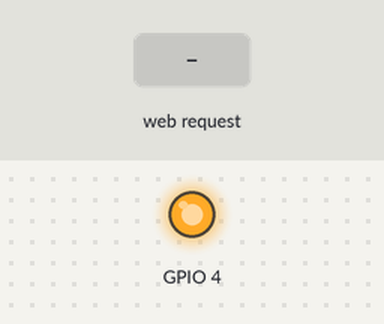
The sketch below on a simulated ESP32. On the bench: output pins drawn as LEDs (lit = HIGH). The test bench sets the inputs (shaded band). WiFi joins after 1.5 s; servers stay silent unless stated; the camera gives no picture; what the sketch prints to the serial monitor is not drawn.

Above: at 0.0 s.
At 3.0 s:
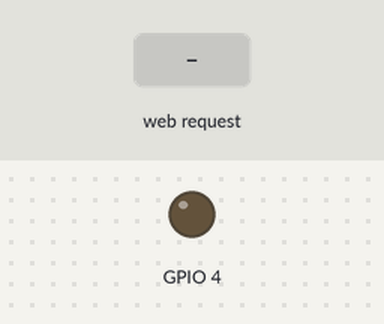
3.1 s: HTTP request GET /capture.jpg received
At 3.5 s:
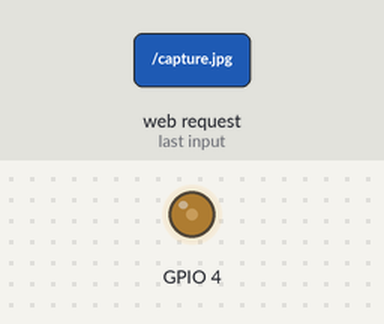
Timing chart, 0 to 6.1 s (numbered marks = the images above; inputs shaded):
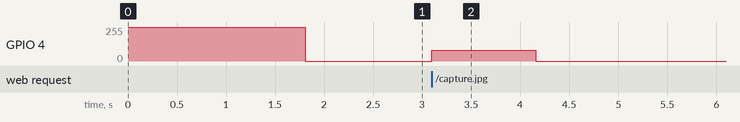

The sketch:

Camera.ino
```cpp
#include "esp_camera.h"
#include <WiFi.h>
#include <WebServer.h>
#include "soc/soc.h"
#include "soc/rtc_cntl_reg.h"

#define PWDN_GPIO_NUM     32
#define RESET_GPIO_NUM    -1
#define XCLK_GPIO_NUM      0
#define SIOD_GPIO_NUM     26
#define SIOC_GPIO_NUM     27

#define Y9_GPIO_NUM       35
#define Y8_GPIO_NUM       34
#define Y7_GPIO_NUM       39
#define Y6_GPIO_NUM       36
#define Y5_GPIO_NUM       21
#define Y4_GPIO_NUM       19
#define Y3_GPIO_NUM       18
#define Y2_GPIO_NUM        5
#define VSYNC_GPIO_NUM    25
#define HREF_GPIO_NUM     23
#define PCLK_GPIO_NUM     22

// WiFi
const char* ssid = "*";
const char* password = "*";

WebServer server(80);

// shooting camera
void handle_jpg() {
  analogWrite(4, 80);
  delay(500);

  camera_fb_t * fb = NULL;

  // shooting!
  fb = esp_camera_fb_get();
  if (!fb) {
    Serial.println("Camera capture failed");
    server.send(500, "text/plain", "Failed to capture image");
    return;
  }

  server.sendHeader("Content-Type", "image/jpeg");
  server.sendHeader("Content-Disposition", "inline; filename=capture.jpg");

  // send image
  server.setContentLength(fb->len);
  server.send(200, "image/jpeg", ""); // 헤더 먼저 전송
  server.client().write(fb->buf, fb->len); // 이미지 버퍼 데이터 직접 전송

  // return camera frame buffer
  esp_camera_fb_return(fb);
  delay(500);
  analogWrite(4, 0);
}

// root page handler
void handle_root() {
  sensor_t * s = esp_camera_sensor_get();
  if (!s) {
    server.send(500, "text/plain", "Failed to get sensor.");
    return;
  }

  // read camera setting
  const char* resolution;
  switch (s->status.framesize) {
    case FRAMESIZE_UXGA:   resolution = "UXGA (1600x1200)"; break;
    case FRAMESIZE_XGA:    resolution = "XGA (1024x768)"; break;
    case FRAMESIZE_SVGA:   resolution = "SVGA (800x600)"; break;
    case FRAMESIZE_VGA:    resolution = "VGA (640x480)"; break;
    case FRAMESIZE_HVGA:   resolution = "HVGA (480x320)"; break;
    case FRAMESIZE_QVGA:   resolution = "QVGA (320x240)"; break;
    default:               resolution = "Unknown";
  }
  String html = R"rawliteral(
<!DOCTYPE html><html><head><title>ESP32-CAM TEST</title>
<meta name="viewport" content="width=device-width, initial-scale=1.0">
<style>
body { font-family: sans-serif; text-align: center; margin: 0; padding: 20px; background-color: #f4f4f4; }
#photo-container { max-width: 800px; margin: 0 auto; border: 1px solid #ddd; border-radius: 8px; overflow: hidden; }
img { display: block; width: 100%; height: auto; } .info { padding: 15px; background-color: #fff; }
button { margin-top: 20px; padding: 12px 25px; font-size: 16px; cursor: pointer; border: none; border-radius: 5px; background-color: #007bff; color: white; }
</style></head><body><h1>ESP32-CAM TEST</h1>
<div id="photo-container">
<img id="photo" src="/capture.jpg" alt="ESP32-CAM Capture">
<div class="info">)rawliteral";

  html += "<p><b>Resolution:</b> " + String(resolution) + "</p>";
  html += "<p><b>XCLK Frequency:</b> " + String((s->xclk_freq_hz)/1000000) + " MHz</p>";
  html += "<p><b>JPEG Quality:</b> " + String(s->status.quality) + "</p><br>";
  html += "<p><b>CPU Frequency:</b> " + String(getCpuFrequencyMhz()) + " MHz</p>";

  html += R"rawliteral(</div></div>
<a id="download-link" href="/capture.jpg" download="esp32-capture.jpg"><button>Store JPEG</button></a>
<script>
document.getElementById('photo').src = '/capture.jpg?' + new Date().getTime();
document.getElementById('download-link').href = document.getElementById('photo').src;
</script></body></html>)rawliteral";

  server.send(200, "text/html", html);
}

void setup() {
  WRITE_PERI_REG(RTC_CNTL_BROWN_OUT_REG, 0); // Brownout detector disable
  pinMode(4, OUTPUT);
  digitalWrite(4, HIGH);

  Serial.begin(115200);
  Serial.println("Booting...");

  Serial.println("> Configuring the camera!");
  camera_config_t config;
  config.ledc_channel = LEDC_CHANNEL_0;
  config.ledc_timer = LEDC_TIMER_0;
  config.pin_d0 = Y2_GPIO_NUM;
  config.pin_d1 = Y3_GPIO_NUM;
  config.pin_d2 = Y4_GPIO_NUM;
  config.pin_d3 = Y5_GPIO_NUM;
  config.pin_d4 = Y6_GPIO_NUM;
  config.pin_d5 = Y7_GPIO_NUM;
  config.pin_d6 = Y8_GPIO_NUM;
  config.pin_d7 = Y9_GPIO_NUM;
  config.pin_xclk = XCLK_GPIO_NUM;
  config.pin_pclk = PCLK_GPIO_NUM;
  config.pin_vsync = VSYNC_GPIO_NUM;
  config.pin_href = HREF_GPIO_NUM;
  config.pin_sccb_sda = SIOD_GPIO_NUM;
  config.pin_sccb_scl = SIOC_GPIO_NUM;
  config.pin_pwdn = PWDN_GPIO_NUM;
  config.pin_reset = RESET_GPIO_NUM;
  config.xclk_freq_hz = 10000000;
  config.pixel_format = PIXFORMAT_JPEG;
  config.fb_count = 1;

  if (psramFound()) {
    Serial.println("    -> PSRAM found. apply high quality settings.");
    config.frame_size = FRAMESIZE_SVGA;  // VGA(640x480), SVGA(800x600), XGA(1024x768), UXGA(1600x1200)
    config.jpeg_quality = 10; // (0-63, 0 is best quality)
  } else {
    Serial.println("    -> PSRAM not found. apply low quality settings.");
    config.frame_size = FRAMESIZE_VGA;
    config.jpeg_quality = 18;

  }

  // Camera init
  Serial.println("Initializing the camera!");
  esp_err_t err = esp_camera_init(&config);
  if (err != ESP_OK) {
    Serial.printf("    -> Camera init failed with error 0x%x", err);
    return;
  }

  // tuning camera
  Serial.println("Tuning the camera!");

  sensor_t * s = esp_camera_sensor_get();

    // rotate
  //s->set_vflip(s, 0);       // (0: off)
  //s->set_hmirror(s, 0);     // (0: off)

    // default param
  s->set_brightness(s, 1);  // (-2 ~ 2) (0: default)
  //s->set_contrast(s, 0);    // (-2 ~ 2) (0: default)
  s->set_saturation(s, 1);  // (-2 ~ 2) (0: default)

    // detail param
  s->set_whitebal(s, 1);       // AWB (1: on)
  s->set_awb_gain(s, 1);       // AWB gain (1: on)
  s->set_exposure_ctrl(s, 1);  // AEC (1: on)
  s->set_aec_value(s, 300);   // value of AEC (0~1200)
  //s->set_aec2(s, 0);             // AEC/AGC algorithm tuning (0: reaction with light (default))
  s->set_gain_ctrl(s, 1);        // AGC (1: on)
  s->set_agc_gain(s, 0);         // AGC gain (0: auto(default))
  //s->set_gainceiling(s, (gainceiling_t)0); // gain's ceiling value (0: auto(default))

    // image quality correction
  s->set_bpc(s, 1);            // bad pixel
  s->set_wpc(s, 1);            // with pixel
  s->set_raw_gma(s, 1);        // gamma
  s->set_lenc(s, 1);           // lens distortion


  // --- special effect ---
  //s->set_special_effect(s, 0);        // none

  // WiFi connect
  WiFi.begin(ssid, password);
  Serial.print("Connecting to WiFi");
  while (WiFi.status() != WL_CONNECTED) {
    delay(500);
    Serial.print(".");
  }
  Serial.println("\nWiFi Connected");

  // Register web server's handler
  server.on("/", HTTP_GET, handle_root);
  server.on("/capture.jpg", HTTP_GET, handle_jpg);

  // start server
  server.begin();

  Serial.print("Server Start -> http://");
  Serial.println(WiFi.localIP());
  digitalWrite(4, LOW);
}

void loop() {
  server.handleClient();
}
```

Measured:
- after the input at 3.1 s, GPIO 4: 0/255 → 80/255 at once, → 0/255 1.1 s later
